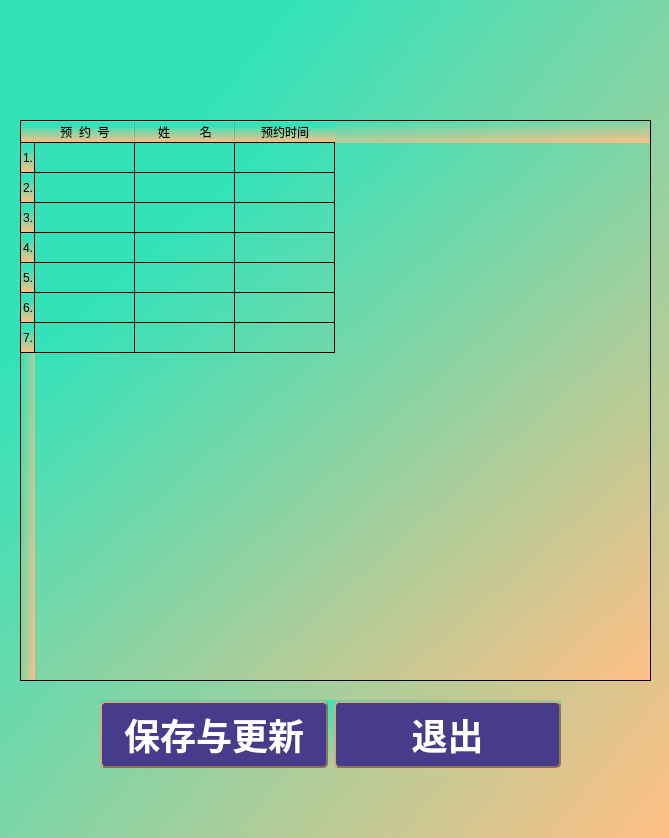
<?xml version="1.0" encoding="UTF-8"?>
<ui version="4.0">
 <class>doctorseeregister</class>
 <widget class="QWidget" name="doctorseeregister">
  <property name="geometry">
   <rect>
    <x>0</x>
    <y>0</y>
    <width>669</width>
    <height>838</height>
   </rect>
  </property>
  <property name="windowTitle">
   <string>Form</string>
  </property>
  <property name="styleSheet">
   <string notr="true">background:qlineargradient(spread:repeat, x1:0, y1:0, x2:1, y2:1, stop:0.221649 rgba(52, 226, 186,255), stop:1 rgba(255, 191,132,255))</string>
  </property>
  <widget class="QWidget" name="horizontalLayoutWidget">
   <property name="geometry">
    <rect>
     <x>100</x>
     <y>700</y>
     <width>461</width>
     <height>69</height>
    </rect>
   </property>
   <layout class="QHBoxLayout" name="horizontalLayout_5">
    <item>
     <widget class="QPushButton" name="save">
      <property name="styleSheet">
       <string notr="true">QPushButton
{
	background-color: #473C8B; /*背景色*/ 
	border-style: outset;
	border-width: 2px;
	border-radius:5px; /*边界圆滑*/
	border-color: #8B7355;
	font: bold 36px;
	min-width:2em;
	color:white; /*字体颜色*/
	font-family:华文新魏;
	padding: 5px;
}
 
QPushButton:hover
{
	background-color: rgb(0, 150, 0);
}
 
QPushButton:pressed
{
	background-color: #1E90FF; /*伪状态经过时背景色*/ 
	border-style: inset;
}
QPushButton:!enabled{
	background-color: rgb(100, 100, 100);
	border-style: inset;
}</string>
      </property>
      <property name="text">
       <string>保存与更新</string>
      </property>
     </widget>
    </item>
    <item>
     <widget class="QPushButton" name="exit">
      <property name="styleSheet">
       <string notr="true">QPushButton
{
	background-color: #473C8B; /*背景色*/ 
	border-style: outset;
	border-width: 2px;
	border-radius:5px; /*边界圆滑*/
	border-color: #8B7355;
	font: bold 36px;
	min-width:2em;
	color:white; /*字体颜色*/
	font-family:华文新魏;
	padding: 5px;
}
 
QPushButton:hover
{
	background-color: rgb(0, 150, 0);
}
 
QPushButton:pressed
{
	background-color: #1E90FF; /*伪状态经过时背景色*/ 
	border-style: inset;
}
QPushButton:!enabled{
	background-color: rgb(100, 100, 100);
	border-style: inset;
}</string>
      </property>
      <property name="text">
       <string>退出</string>
      </property>
     </widget>
    </item>
   </layout>
  </widget>
  <widget class="QTableWidget" name="tableWidget">
   <property name="geometry">
    <rect>
     <x>20</x>
     <y>120</y>
     <width>631</width>
     <height>561</height>
    </rect>
   </property>
   <row>
    <property name="text">
     <string>1.</string>
    </property>
   </row>
   <row>
    <property name="text">
     <string>2.</string>
    </property>
   </row>
   <row>
    <property name="text">
     <string>3.</string>
    </property>
   </row>
   <row>
    <property name="text">
     <string>4.</string>
    </property>
   </row>
   <row>
    <property name="text">
     <string>5.</string>
    </property>
   </row>
   <row>
    <property name="text">
     <string>6.</string>
    </property>
   </row>
   <row>
    <property name="text">
     <string>7.</string>
    </property>
   </row>
   <column>
    <property name="text">
     <string>预  约  号</string>
    </property>
   </column>
   <column>
    <property name="text">
     <string>姓         名</string>
    </property>
   </column>
   <column>
    <property name="text">
     <string>预约时间</string>
    </property>
   </column>
  </widget>
 </widget>
 <resources/>
 <connections/>
</ui>
